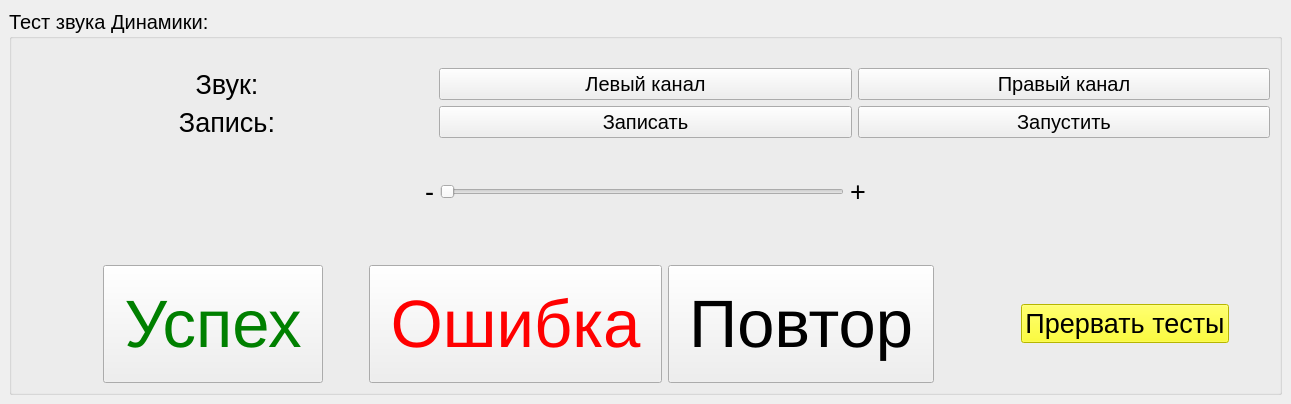
<?xml version="1.0" encoding="UTF-8"?>
<ui version="4.0">
 <class>TestAudioWindow</class>
 <widget class="QMainWindow" name="TestAudioWindow">
  <property name="geometry">
   <rect>
    <x>0</x>
    <y>0</y>
    <width>1291</width>
    <height>404</height>
   </rect>
  </property>
  <property name="font">
   <font>
    <pointsize>15</pointsize>
   </font>
  </property>
  <property name="windowTitle">
   <string>Test_Audio</string>
  </property>
  <property name="windowIcon">
   <iconset resource="res.qrc">
    <normaloff>:/res/images/logo.ico</normaloff>:/res/images/logo.ico</iconset>
  </property>
  <widget class="QWidget" name="centralwidget">
   <layout class="QVBoxLayout" name="verticalLayout_3">
    <item>
     <widget class="QGroupBox" name="groupBox">
      <property name="title">
       <string>Тест звука Динамики:</string>
      </property>
      <layout class="QVBoxLayout" name="verticalLayout_2">
       <item>
        <layout class="QVBoxLayout" name="verticalLayout">
         <item>
          <layout class="QHBoxLayout" name="horizontalLayout_2">
           <item>
            <spacer name="horizontalSpacer_6">
             <property name="orientation">
              <enum>Qt::Orientation::Horizontal</enum>
             </property>
             <property name="sizeHint" stdset="0">
              <size>
               <width>40</width>
               <height>20</height>
              </size>
             </property>
            </spacer>
           </item>
           <item>
            <spacer name="horizontalSpacer_7">
             <property name="orientation">
              <enum>Qt::Orientation::Horizontal</enum>
             </property>
             <property name="sizeHint" stdset="0">
              <size>
               <width>40</width>
               <height>20</height>
              </size>
             </property>
            </spacer>
           </item>
          </layout>
         </item>
         <item>
          <layout class="QHBoxLayout" name="horizontalLayout_3">
           <item>
            <layout class="QGridLayout" name="gridLayout">
             <item row="0" column="2">
              <widget class="QPushButton" name="pushButton_right">
               <property name="font">
                <font>
                 <pointsize>15</pointsize>
                </font>
               </property>
               <property name="text">
                <string>Правый канал</string>
               </property>
               <property name="icon">
                <iconset theme="QIcon::ThemeIcon::AudioVolumeHigh"/>
               </property>
               <property name="iconSize">
                <size>
                 <width>40</width>
                 <height>40</height>
                </size>
               </property>
              </widget>
             </item>
             <item row="0" column="0">
              <widget class="QLabel" name="label">
               <property name="font">
                <font>
                 <pointsize>20</pointsize>
                </font>
               </property>
               <property name="text">
                <string>Звук:</string>
               </property>
               <property name="alignment">
                <set>Qt::AlignmentFlag::AlignCenter</set>
               </property>
              </widget>
             </item>
             <item row="0" column="1">
              <widget class="QPushButton" name="pushButton_left">
               <property name="font">
                <font>
                 <pointsize>15</pointsize>
                </font>
               </property>
               <property name="text">
                <string>Левый канал</string>
               </property>
               <property name="icon">
                <iconset theme="QIcon::ThemeIcon::AudioVolumeHigh"/>
               </property>
               <property name="iconSize">
                <size>
                 <width>40</width>
                 <height>40</height>
                </size>
               </property>
              </widget>
             </item>
             <item row="1" column="1">
              <widget class="QPushButton" name="pushButton_record">
               <property name="font">
                <font>
                 <pointsize>15</pointsize>
                </font>
               </property>
               <property name="text">
                <string>Записать</string>
               </property>
               <property name="icon">
                <iconset theme="QIcon::ThemeIcon::AudioInputMicrophone"/>
               </property>
               <property name="iconSize">
                <size>
                 <width>40</width>
                 <height>40</height>
                </size>
               </property>
              </widget>
             </item>
             <item row="1" column="0">
              <widget class="QLabel" name="label_2">
               <property name="font">
                <font>
                 <pointsize>20</pointsize>
                </font>
               </property>
               <property name="text">
                <string>Запись:</string>
               </property>
               <property name="alignment">
                <set>Qt::AlignmentFlag::AlignCenter</set>
               </property>
              </widget>
             </item>
             <item row="1" column="2">
              <widget class="QPushButton" name="pushButton_start_test">
               <property name="font">
                <font>
                 <pointsize>15</pointsize>
                </font>
               </property>
               <property name="text">
                <string>Запустить</string>
               </property>
               <property name="icon">
                <iconset theme="QIcon::ThemeIcon::MediaPlaybackStart"/>
               </property>
               <property name="iconSize">
                <size>
                 <width>40</width>
                 <height>40</height>
                </size>
               </property>
              </widget>
             </item>
            </layout>
           </item>
          </layout>
         </item>
         <item>
          <layout class="QHBoxLayout" name="horizontalLayout_5">
           <item>
            <spacer name="horizontalSpacer_9">
             <property name="orientation">
              <enum>Qt::Orientation::Horizontal</enum>
             </property>
             <property name="sizeHint" stdset="0">
              <size>
               <width>40</width>
               <height>20</height>
              </size>
             </property>
            </spacer>
           </item>
           <item>
            <widget class="QLabel" name="label_3">
             <property name="font">
              <font>
               <pointsize>20</pointsize>
              </font>
             </property>
             <property name="text">
              <string>-</string>
             </property>
            </widget>
           </item>
           <item>
            <widget class="QSlider" name="horizontalSlider_volume">
             <property name="orientation">
              <enum>Qt::Orientation::Horizontal</enum>
             </property>
            </widget>
           </item>
           <item>
            <widget class="QLabel" name="label_4">
             <property name="font">
              <font>
               <pointsize>20</pointsize>
              </font>
             </property>
             <property name="text">
              <string>+</string>
             </property>
            </widget>
           </item>
           <item>
            <spacer name="horizontalSpacer_10">
             <property name="orientation">
              <enum>Qt::Orientation::Horizontal</enum>
             </property>
             <property name="sizeHint" stdset="0">
              <size>
               <width>40</width>
               <height>20</height>
              </size>
             </property>
            </spacer>
           </item>
          </layout>
         </item>
         <item>
          <layout class="QHBoxLayout" name="horizontalLayout">
           <property name="topMargin">
            <number>20</number>
           </property>
           <item>
            <spacer name="horizontalSpacer_3">
             <property name="orientation">
              <enum>Qt::Orientation::Horizontal</enum>
             </property>
             <property name="sizeHint" stdset="0">
              <size>
               <width>40</width>
               <height>20</height>
              </size>
             </property>
            </spacer>
           </item>
           <item>
            <spacer name="horizontalSpacer">
             <property name="orientation">
              <enum>Qt::Orientation::Horizontal</enum>
             </property>
             <property name="sizeHint" stdset="0">
              <size>
               <width>40</width>
               <height>20</height>
              </size>
             </property>
            </spacer>
           </item>
           <item>
            <widget class="QPushButton" name="pushButton_success">
             <property name="font">
              <font>
               <pointsize>50</pointsize>
              </font>
             </property>
             <property name="styleSheet">
              <string notr="true">color: green;
padding: 20%;</string>
             </property>
             <property name="text">
              <string>Успех</string>
             </property>
            </widget>
           </item>
           <item>
            <spacer name="horizontalSpacer_2">
             <property name="orientation">
              <enum>Qt::Orientation::Horizontal</enum>
             </property>
             <property name="sizeHint" stdset="0">
              <size>
               <width>40</width>
               <height>20</height>
              </size>
             </property>
            </spacer>
           </item>
           <item>
            <widget class="QPushButton" name="pushButton_fail">
             <property name="font">
              <font>
               <pointsize>50</pointsize>
              </font>
             </property>
             <property name="styleSheet">
              <string notr="true">color: red;
padding: 20%;</string>
             </property>
             <property name="text">
              <string>Ошибка</string>
             </property>
            </widget>
           </item>
           <item>
            <widget class="QPushButton" name="pushButton_repeat">
             <property name="font">
              <font>
               <pointsize>50</pointsize>
              </font>
             </property>
             <property name="styleSheet">
              <string notr="true">color: BLACK;
padding: 20%;</string>
             </property>
             <property name="text">
              <string>Повтор</string>
             </property>
            </widget>
           </item>
           <item>
            <spacer name="horizontalSpacer_4">
             <property name="orientation">
              <enum>Qt::Orientation::Horizontal</enum>
             </property>
             <property name="sizeHint" stdset="0">
              <size>
               <width>40</width>
               <height>20</height>
              </size>
             </property>
            </spacer>
           </item>
           <item>
            <layout class="QHBoxLayout" name="horizontalLayout_4" stretch="0,0">
             <item>
              <spacer name="horizontalSpacer_8">
               <property name="orientation">
                <enum>Qt::Orientation::Horizontal</enum>
               </property>
               <property name="sizeHint" stdset="0">
                <size>
                 <width>40</width>
                 <height>20</height>
                </size>
               </property>
              </spacer>
             </item>
             <item>
              <widget class="QPushButton" name="pushButton_all_test_break">
               <property name="font">
                <font>
                 <pointsize>20</pointsize>
                </font>
               </property>
               <property name="styleSheet">
                <string notr="true">background: yellow</string>
               </property>
               <property name="text">
                <string>Прервать тесты</string>
               </property>
              </widget>
             </item>
            </layout>
           </item>
           <item>
            <spacer name="horizontalSpacer_5">
             <property name="orientation">
              <enum>Qt::Orientation::Horizontal</enum>
             </property>
             <property name="sizeHint" stdset="0">
              <size>
               <width>40</width>
               <height>20</height>
              </size>
             </property>
            </spacer>
           </item>
          </layout>
         </item>
        </layout>
       </item>
      </layout>
     </widget>
    </item>
   </layout>
  </widget>
 </widget>
 <resources>
  <include location="res.qrc"/>
 </resources>
 <connections/>
</ui>
